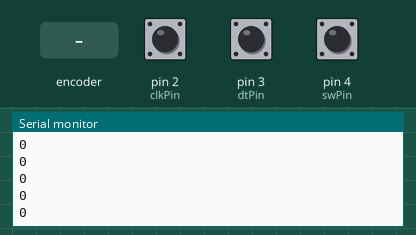
This sketch was run on a simulated Arduino Uno, built with avr-gcc and run on an emulated ATmega328P. Parts: the last lines printed to the serial monitor. The test bench sets the inputs (shaded band); at power-on: pin 2 (clkPin) HIGH, pin 3 (dtPin) HIGH, pin 4 (swPin) HIGH.

Above: at 1.2 s.
1.3 s: rotary encoder on pin 2 (clkPin) / pin 3 (dtPin) turned 1 step (first pin leading)
At 2.4 s:
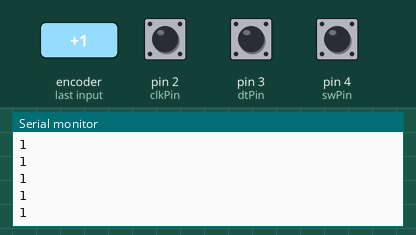
3.0 s: rotary encoder on pin 2 (clkPin) / pin 3 (dtPin) turned 1 step (first pin leading)
At 4.1 s:
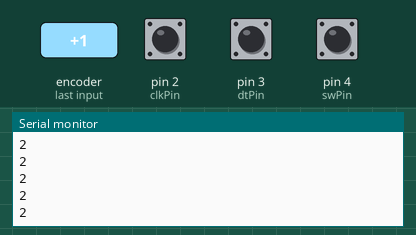
Timing chart, 0 to 6.0 s (numbered marks = the images above; inputs shaded):
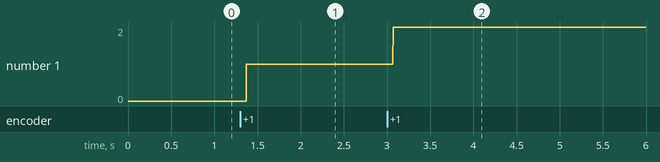

The sketch:

17.Rotatory_encoder.ino
```cpp
#define clkPin 2     // Rotary encoder CLK pin
#define dtPin 3      // Rotary encoder DT pin
#define swPin 4      // Push-button switch pin

int encoderVal = 0;
static int oldA = HIGH;
static int oldB = HIGH;

void setup() {
  pinMode(clkPin, INPUT);    // CLK pin as input
  pinMode(dtPin, INPUT);     // DT pin as input
  pinMode(swPin, INPUT);     // Switch pin as input

  digitalWrite(swPin, HIGH); // Enable internal pull-up for switch
  Serial.begin(9600);
}

void loop() {
  int change = getEncoderTurn(); // Check if knob rotated (CW or CCW)
  encoderVal = encoderVal + change;

  // If the button is pressed, reset the value to 0
  if (digitalRead(swPin) == LOW) {
    encoderVal = 0;
  }

  Serial.println(encoderVal); // Print updated position
}


// Function: getEncoderTurn()
// Purpose: Detect if the rotary encoder rotated CW or CCW.
// Returns: +1 for one direction, -1 for opposite, 0 for no movement.
int getEncoderTurn(void)
{
  int result = 0;

  int newA = digitalRead(clkPin); // Read CLK
  int newB = digitalRead(dtPin);  // Read DT

  // Check if either A or B changed
  if (newA != oldA || newB != oldB)
  {
    // If CLK changes from HIGH → LOW, it means a step occurred
    if (oldA == HIGH && newA == LOW)
    {
      // Direction is determined by state of DT
      // If DT = HIGH → clockwise, if LOW → counter-clockwise
      result = (oldB * 2 - 1);
      // oldB = 1 → +1
      // oldB = 0 → -1
    }
  }

  // Store current state for next cycle
  oldA = newA;
  oldB = newB;

  return result;
}
```

Measured:
- after the input at 1.3 s, the serial monitor: prints a new line after 0.07 s (image 1)
- after the input at 3.0 s, the serial monitor: prints a new line after 0.07 s (image 2)
- plotted number 1: 0 → 1 after the input at 1.3 s, 1 → 2 after the input at 3.0 s
